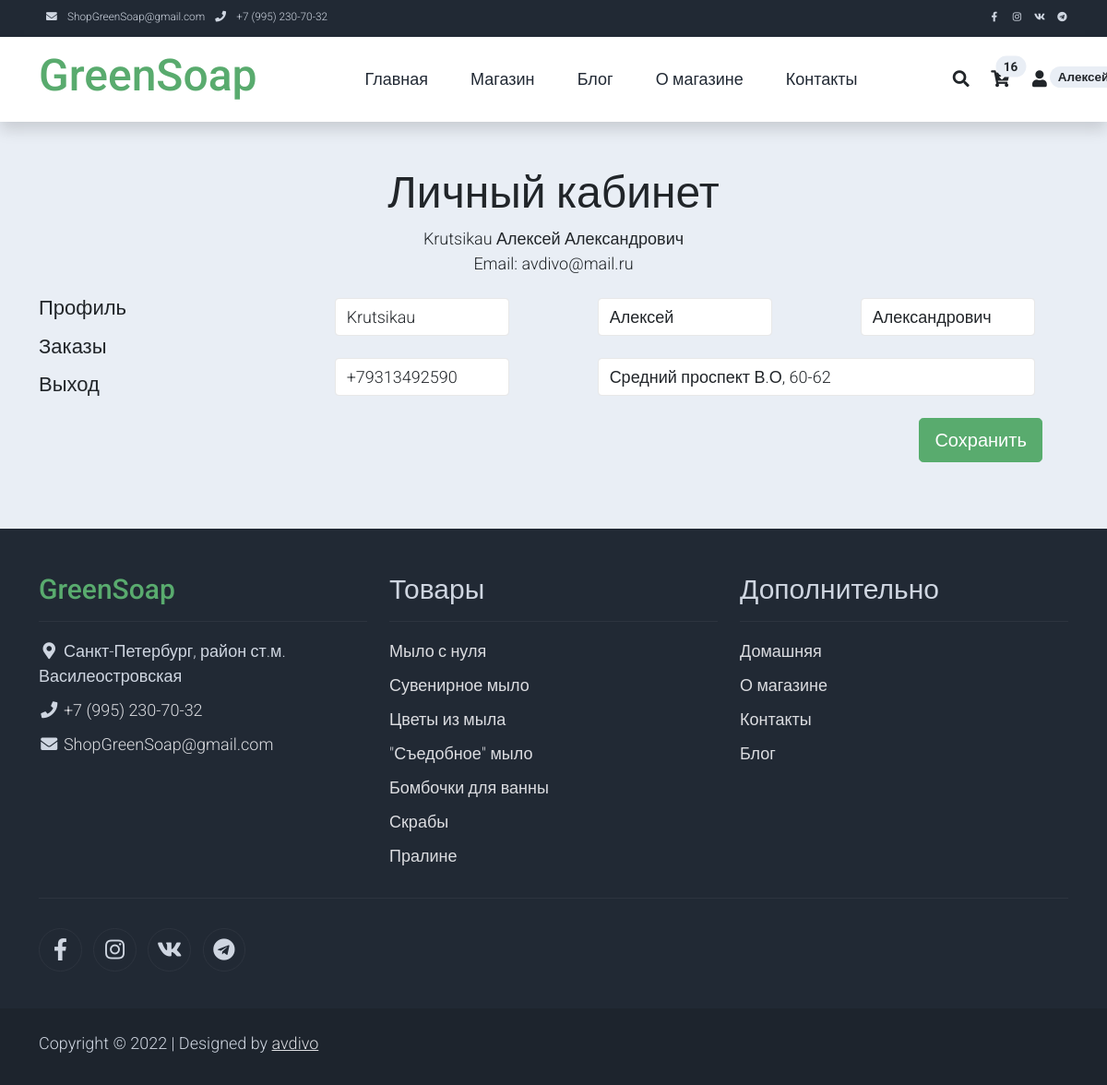
Page /accounts/profile/ (signed in) on the committed database.
### profile/models.py (models this page shows, shortened)
class Profile(models.Model):
    patronymic = models.CharField(max_length=64, blank=True, verbose_name=u'Отчество')  # Отчество
    phoneNumberRegex = RegexValidator(regex=r"^\+?1?\d{8,15}$")
    phoneNumber = models.CharField(validators=[phoneNumberRegex], blank=True, max_length=16, verbose_name=u'Телефон') # Номер телефона
    address = models.CharField(max_length=128, blank=True, verbose_name=u'Адрес доставки')  # Адрес
    basket = models.CharField(max_length=256, blank=True, verbose_name=u'Корзина')  # Корзина: товар: количество в формате словаря
    user = models.OneToOneField(settings.AUTH_USER_MODEL, on_delete=models.CASCADE)
    class Meta:
        verbose_name = 'Профиль пользователя'
        verbose_name_plural = 'Профили пользователей'
    def get_user_data(self):
        return {
            'last_name': self.user.last_name,
            'first_name': self.user.first_name,
            'patronymic': self.patronymic,
            'email': self.user.email,
            'phoneNumber': self.phoneNumber,
            'address': self.address,
        }

### shop/views.py (the view, shortened to what this page needs)
# urls.py: path('accounts/profile/', ProfilePage.as_view(), name="profile"),
class ProfilePage(TemplateView):
    template_name = "registration/profile.html"
    def dispatch(self, request, *args,  **kwargs):
        chapter = 'profile'
        if 'data' in kwargs:
            chapter = kwargs['data']
        if request.user.is_authenticated:
            if 'return' not in request.session:
                request.session['return'] = 'index'
            profile_data = Profile.objects.get(user=request.user)
            profile = profile_data.get_user_data()
            if chapter == 'profile':
                if request.method == 'POST':
                    profile = request.POST
                    profile_data.patronymic = request.POST.get("patronymic")
                    profile_data.phoneNumber = request.POST.get("phoneNumber")
                    profile_data.address = request.POST.get("address")
                    profile_data.save()
                    request.user.first_name = request.POST.get("first_name")
                    request.user.last_name = request.POST.get("last_name")
                    request.user.save()
                    ret = request.session['return'].split()
                    return redirect(*ret)  # Иначе туда, откуда пришли
        else:
            return redirect(reverse("login"))
        return render(request, self.template_name, locals())

### templates/registration/profile.html (shortened to what this page needs)
{% extends 'base.html' %}
{% load static %}
{% block content %}
<div class="container-fluid bg-light">
    <div class="container py-5">
        <div class="row">
            <div class="col-md-6 m-auto text-center">
                <h1 class="h1">Личный кабинет</h1>
                    {{ profile.last_name }} {{ profile.first_name }} {{ profile.patronymic }}<br>
                    Email: {{ user.email }}
            </div>
        </div>
        <div class="row">
            <div class="col-lg-3 my-sm-3">
                <h3><a class="h3 text-dark text-decoration-none" href="{% url 'profile' %}">Профиль</a></h3>
                <h3><a class="h3 text-dark text-decoration-none" href="{% url 'profile' 'orders' %}">Заказы</a></h3>
                <h3><a class="h3 text-dark text-decoration-none" href="{% url 'exit' %}">Выход</a></h3>
            </div>
            <div class="col-lg-9">
                {% if chapter == 'profile' %}
                <form action="{% url 'profile' %}" method="post">
                    <div class="row">
                        <div class="col-md-3 my-sm-4 m-auto">
                            <input type="text" name="last_name" value="{{ profile.last_name }}" class="form-control"
                                   placeholder="Фамилия" title="Фамилия">
                        </div>
                        <div class="col-md-3 my-sm-4 m-auto">
                           <input type="text" name="first_name" value="{{ profile.first_name }}" class="form-control"
                                  placeholder="Имя" title="Имя" maxlength="64">
                        </div>
                        <div class="col-md-3 my-sm-4 m-auto">
                            <input type="text" name="patronymic"  value="{{ profile.patronymic }}" class="form-control"
                                   placeholder="Отчество" title="Отчество" maxlength="64">
                        </div>
                    </div>
                    <div class="row">
                        <div class="col-md-3 m-auto">
                            <input type="text" name="phoneNumber" value="{{ profile.phoneNumber }}" class="form-control"
                                   placeholder="Телефон" title="Телефон" maxlength="16">
                        </div>
                        <div class="col-md-7 m-auto">
                            <input type="text" name="address" value="{{ profile.address }}" class="form-control"
                                   placeholder="Адрес доставки" title="Адрес доставки" maxlength="128">
                        </div>
                    </div>
                    <div class="row my-4 justify-content-end">
                        <div class="col-md-3 text-center">
                            <button type="submit" class="btn btn-success btn-lg" name="submit">Сохранить</button>
                        </div>
                    </div>
                </form>
                {% endif %}
            </div>
        </div>
    </div>
</div>
{% endblock content %}

### templates/base.html (shortened to what this page needs)
<!DOCTYPE html>
{% load user_tags %}
{% load static %}
<html lang="ru">
<head>
    <link rel="stylesheet" href="{% static 'css/bootstrap.min.css' %}">
    <link rel="stylesheet" href="{% static '/css/templatemo.css' %}">
    <link rel="stylesheet" href="{% static '/css/custom.css' %}">
    <link rel="stylesheet" href="{% static '/css/fontawesome.min.css' %}">
</head>
<body>
    <nav class="navbar navbar-expand-lg bg-dark navbar-light d-none d-lg-block" id="templatemo_nav_top">
        <div class="container text-light">
            <div class="w-100 d-flex justify-content-between">
                <div>
                    <i class="fa fa-envelope mx-2"></i>
                    <a class="navbar-sm-brand text-light text-decoration-none" href="mailto:shopgreensoap@gmail.com">ShopGreenSoap@gmail.com</a>
                    <i class="fa fa-phone mx-2"></i>
                    <a class="navbar-sm-brand text-light text-decoration-none" href="tel:+79952307032">+7 (995) 230-70-32</a>
                </div>
                <div>
                    <a class="text-light" href="https://www.facebook.com/groups/276564540855562/" target="_blank" rel="sponsored"><i class="fab fa-facebook-f fa-sm fa-fw me-2"></i></a>
                    <a class="text-light" href="https://www.instagram.com/greensoap.ru" target="_blank"><i class="fab fa-instagram fa-sm fa-fw me-2"></i></a>
                    <a class="text-light" href="https://vk.com/green_soap/" target="_blank"><i class="fab fa-vk fa-sm fa-fw me-2"></i></a>
                    <a class="text-light" href="https://t.me/soapgift/" target="_blank"><i class="fab fa-telegram fa-sm fa-fw"></i></a>
                </div>
            </div>
        </div>
    </nav>
    <nav class="navbar navbar-expand-lg navbar-light shadow">
        <div class="container d-flex justify-content-between align-items-center">
            <a class="navbar-brand text-success logo h1 align-self-center" href="{% url 'index' %}">
                GreenSoap
            </a>
            <div class="align-self-center collapse navbar-collapse flex-fill  d-lg-flex justify-content-lg-between" id="templatemo_main_nav">
                <div class="flex-fill">
                    <ul class="nav navbar-nav d-flex justify-content-between mx-lg-auto">
                        <li class="nav-item">
                            <a class="nav-link" href="{% url 'index' %}">Главная</a>
                        </li>
                        <li class="nav-item">
                            <a class="nav-link" href="{% url 'shop' %}">Магазин</a>
                        </li>
                        <li class="nav-item">
                            <a class="nav-link" href="{% url 'contact' %}">Блог</a>
                        </li>
                       <li class="nav-item">
                            <a class="nav-link" href="{% url 'about' %}">О магазине</a>
                        </li>
                        <li class="nav-item">
                            <a class="nav-link" href="{% url 'contact' %}">Контакты</a>
                        </li>
                    </ul>
                </div>
                <div class="navbar align-self-center d-flex">
                    <a class="nav-icon d-none d-lg-inline" href="#" data-bs-toggle="modal" data-bs-target="#templatemo_search">
                        <i class="fa fa-fw fa-search text-dark mr-2"></i>
                    </a>
                    <a class="nav-icon position-relative text-decoration-none" href="{% url 'basket' %}">
                        <i class="fa fa-fw fa-cart-arrow-down text-dark mr-1"></i>
                        <span id='quantity_in_basket' class="position-absolute top-0 left-100 translate-middle badge rounded-pill bg-light text-dark">{% basket_count %}</span>
                    </a>
                    <a class="nav-icon position-relative text-decoration-none" href="{% url 'profile' %}">
                        <i class="fa fa-fw fa-user text-dark mr-3"></i>
                        <span class="position-absolute top-0 left-100 badge rounded-pill bg-light text-dark">{% if request.user.is_authenticated %}{{ request.user.first_name }}{% endif %}</span>
                    </a>
                </div>
            </div>
        </div>
    </nav>
    {% block content %}{% endblock content %}
    <footer class="bg-dark" id="tempaltemo_footer">
        <div class="container">
            <div class="row">
                <div class="col-md-4 pt-5">
                    <h2 class="h2 text-success border-bottom pb-3 border-light logo">GreenSoap</h2>
                    <ul class="list-unstyled text-light footer-link-list">
                        <li>
                            <i class="fas fa-map-marker-alt fa-fw"></i>
                            Санкт-Петербург, район ст.м. Василеостровская
                        </li>
                        <li>
                            <i class="fa fa-phone fa-fw"></i>
                            <a class="text-decoration-none" href="tel:+79952307032">+7 (995) 230-70-32</a>
                        </li>
                        <li>
                            <i class="fa fa-envelope fa-fw"></i>
                            <a class="text-decoration-none" href="mailto:shopgreensoap@gmail.com">ShopGreenSoap@gmail.com</a>
                        </li>
                    </ul>
                </div>
                <div class="col-md-4 pt-5">
                    <h2 class="h2 text-light border-bottom pb-3 border-light">Товары</h2>
                    <ul class="list-unstyled text-light footer-link-list">
                        <li><a class="text-decoration-none" href="{% url 'shop' 'mylo_s_nulya' %}">Мыло с нуля</a></li>
                        <li><a class="text-decoration-none" href="{% url 'shop' 'suvenirnoe_mylo' %}">Сувенирное мыло</a></li>
                        <li><a class="text-decoration-none" href="{% url 'shop' 'cvety' %}">Цветы из мыла</a></li>
                        <li><a class="text-decoration-none" href="{% url 'shop' 'vkusnyashki' %}">"Съедобное" мыло</a></li>
                        <li><a class="text-decoration-none" href="{% url 'shop' 'bombochki' %}">Бомбочки для ванны</a></li>
                        <li><a class="text-decoration-none" href="{% url 'shop' 'skraby' %}">Скрабы</a></li>
                        <li><a class="text-decoration-none" href="{% url 'shop' 'praline' %}">Пралине</a></li>
                    </ul>
                </div>
                <div class="col-md-4 pt-5">
                    <h2 class="h2 text-light border-bottom pb-3 border-light">Дополнительно</h2>
                    <ul class="list-unstyled text-light footer-link-list">
                        <li><a class="text-decoration-none" href="{% url 'index' %}">Домашняя</a></li>
                        <li><a class="text-decoration-none" href="{% url 'about' %}">О магазине</a></li>
                        <li><a class="text-decoration-none" href="{% url 'contact' %}">Контакты</a></li>
                        <li><a class="text-decoration-none" href="{% url 'index' %}">Блог</a></li>
                    </ul>
                </div>
            </div>
            <div class="row text-light mb-4">
                <div class="col-12 mb-3">
                    <div class="w-100 my-3 border-top border-light"></div>
                </div>
                <div class="col-auto me-auto">
                    <ul class="list-inline text-left footer-icons">
                        <li class="list-inline-item border border-light rounded-circle text-center">
                            <a class="text-light text-decoration-none" target="_blank" href="https://www.facebook.com/groups/276564540855562/"><i class="fab fa-facebook-f fa-lg fa-fw"></i></a>
                        </li>
                        <li class="list-inline-item border border-light rounded-circle text-center">
                            <a class="text-light text-decoration-none" target="_blank" href="https://www.instagram.com/greensoap.ru"><i class="fab fa-instagram fa-lg fa-fw"></i></a>
                        </li>
                        <li class="list-inline-item border border-light rounded-circle text-center">
                            <a class="text-light text-decoration-none" target="_blank" href="https://vk.com/green_soap/"><i class="fab fa-vk fa-lg fa-fw"></i></a>
                        </li>
                        <li class="list-inline-item border border-light rounded-circle text-center">
                            <a class="text-light text-decoration-none" target="_blank" href="https://t.me/soapgift/"><i class="fab fa-telegram fa-lg fa-fw"></i></a>
                        </li>
                    </ul>
                </div>
                <div class="col-auto">
                </div>
            </div>
        </div>
        <div class="w-100 bg-black py-3">
            <div class="container">
                <div class="row pt-2">
                    <div class="col-12">
                        <p class="text-left text-light">
                            Copyright &copy; 2022
                            | Designed by <a rel="sponsored" href="mailto:shopgreensoap@gmail.com">avdivo</a>
                        </p>
                    </div>
                </div>
            </div>
        </div>
    </footer>
</body>
</html>

### rows in the picture
Profile: patronymic "Александрович", phoneNumber "+79313492590", address "Средний проспект В.О, 60-62"

### other values in the picture
{{ profile.last_name }} "Krutsikau"
{{ profile.first_name }} "Алексей"
{{ user.email }} "avdivo@mail.ru"
